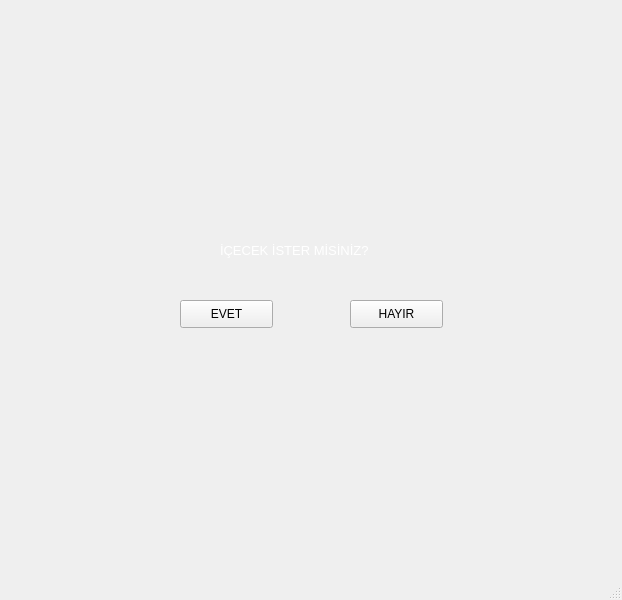
<?xml version="1.0" encoding="UTF-8"?>
<ui version="4.0">
 <class>MainWindow</class>
 <widget class="QMainWindow" name="MainWindow">
  <property name="geometry">
   <rect>
    <x>0</x>
    <y>0</y>
    <width>622</width>
    <height>600</height>
   </rect>
  </property>
  <property name="windowTitle">
   <string>MainWindow</string>
  </property>
  <property name="styleSheet">
   <string notr="true">#centralwidget{
border-image: url(:/men/Menu-PNG-File.png);}</string>
  </property>
  <widget class="QWidget" name="centralwidget">
   <widget class="QLabel" name="label">
    <property name="geometry">
     <rect>
      <x>220</x>
      <y>240</y>
      <width>231</width>
      <height>20</height>
     </rect>
    </property>
    <property name="font">
     <font>
      <pointsize>10</pointsize>
     </font>
    </property>
    <property name="styleSheet">
     <string notr="true">color: rgb(255, 255, 255);</string>
    </property>
    <property name="text">
     <string>İÇECEK İSTER MİSİNİZ? </string>
    </property>
   </widget>
   <widget class="QPushButton" name="pushButtonE">
    <property name="geometry">
     <rect>
      <x>180</x>
      <y>300</y>
      <width>93</width>
      <height>28</height>
     </rect>
    </property>
    <property name="text">
     <string>EVET</string>
    </property>
   </widget>
   <widget class="QPushButton" name="pushButton_2">
    <property name="geometry">
     <rect>
      <x>350</x>
      <y>300</y>
      <width>93</width>
      <height>28</height>
     </rect>
    </property>
    <property name="text">
     <string>HAYIR</string>
    </property>
   </widget>
  </widget>
  <widget class="QMenuBar" name="menubar">
   <property name="geometry">
    <rect>
     <x>0</x>
     <y>0</y>
     <width>622</width>
     <height>26</height>
    </rect>
   </property>
  </widget>
  <widget class="QStatusBar" name="statusbar"/>
 </widget>
 <resources>
  <include location="sembol.qrc"/>
 </resources>
 <connections/>
</ui>
